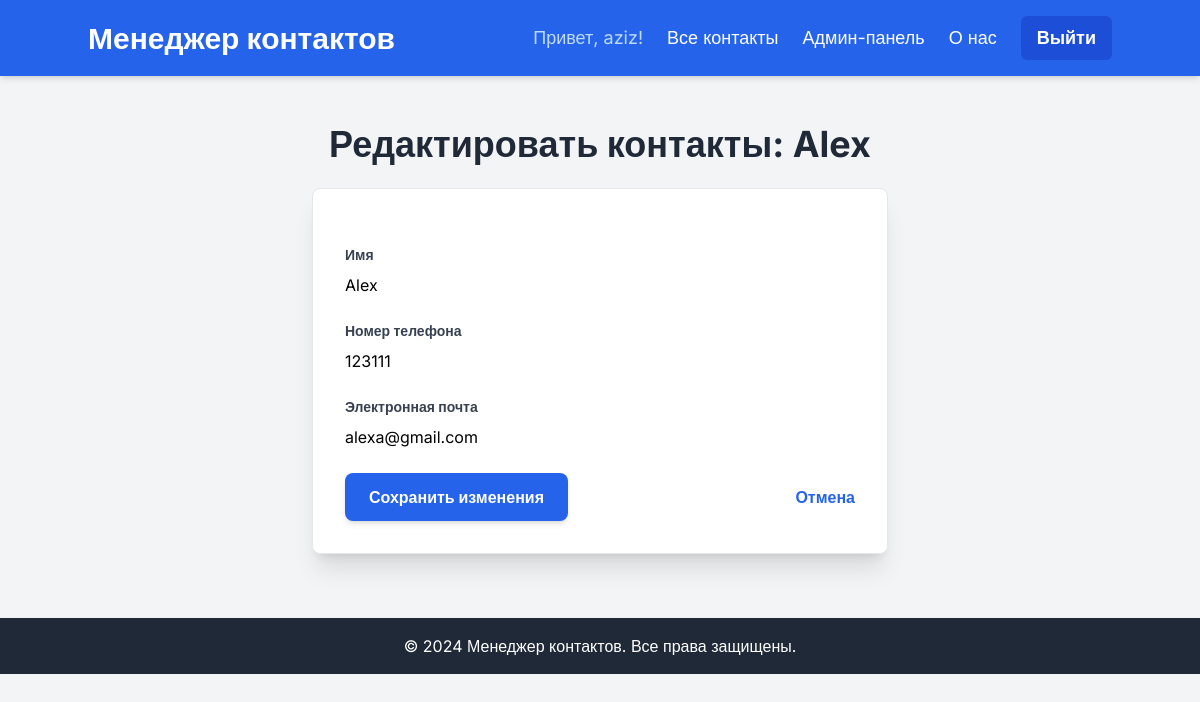
The app's page /contacts/edit/15/ (signed in) with its own data.
### contacts/models.py (models this page shows, shortened)
class Contact(models.Model):
    name = models.CharField(max_length=100)
    phone_number = models.CharField(max_length=20,unique=True)
    email = models.EmailField(unique=True)
    created_at = models.DateTimeField(auto_now_add=True)
    class Meta:
        ordering = ['name']

### contacts/views.py (the view)
# urls.py: path('edit/<int:pk>/', views.edit_contact, name='edit_contact'), # Resolves to /contacts/edit/PK/
@login_required
def edit_contact(request, pk):
    contact = get_object_or_404(Contact, pk=pk)
    if request.method == "POST":
        form = ContactForm(request.POST, instance=contact)
        if form.is_valid():
            form.save()
            return redirect('/contacts/')
    else:
            form = ContactForm(instance=contact)
    context = {
        "form": form,
        'page_title': f'Редактировать контакты: {contact.name}',
        'submit_button_text': 'Сохранить изменения',
    }
    return render(request,'contacts/edit_contact.html',context)

### contacts/forms.py
class ContactForm(forms.ModelForm):
    class Meta:
        model = Contact
        fields = ['name','phone_number','email']
        labels = {
            'name': "Имя",
            'phone_number': "Номер телефона",
            'email': 'Электронная почта'
        }
        widgets = {
            'name': forms.TextInput(attrs={'placeholder': 'Имя контакта', 'class': 'form-input'}),
            'phone_number': forms.TextInput(attrs={'placeholder': 'XXX-XXX-XXXX', 'class': 'form-input'}),
            'email': forms.EmailInput(attrs={'placeholder': 'contact@example.com', 'class': 'form-input'}),
        }

### templates/contacts/edit_contact.html (shortened to what this page needs)
{% extends 'base.html' %}
{% block page_title_block %}{{ page_title }}{% endblock %}
{% block content %}
    <div class="max-w-xl mx-auto bg-white p-8 rounded-lg shadow-xl border border-gray-200">
        <form method="post" class="space-y-6">
            {% for field in form %}
                <div class="mb-4">
                    <label for="{{ field.id_for_label }}" class="block text-gray-700 text-sm font-bold mb-2">
                        {{ field.label }}
                    </label>
                    {{ field }}
                </div>
            {% endfor %}
            <div class="flex items-center justify-between mt-6">
                <button type="submit" class="bg-blue-600 hover:bg-blue-700 text-white font-bold py-3 px-6 rounded-lg shadow-md transition duration-300 ease-in-out transform hover:scale-105 focus:outline-none focus:ring-2 focus:ring-blue-500 focus:ring-opacity-50">
                    {{ submit_button_text }}
                </button>
                <a href="{% url 'contacts:contact_list' %}" class="inline-block align-baseline font-bold text-blue-600 hover:text-blue-800 transition duration-300">
                    Отмена
                </a>
            </div>
        </form>
    </div>
{% endblock %}

### templates/base.html (shortened to what this page needs)
<!DOCTYPE html>
<html lang="ru">
<head>
    <script src="https://cdn.tailwindcss.com"></script>
</head>
<body>
    <header class="bg-blue-600 text-white p-4 shadow-md">
        <div class="container mx-auto flex justify-between items-center">
            <a href="{% url 'home' %}" class="text-3xl font-bold hover:text-blue-200 transition duration-300">
                Менеджер контактов
            </a>
            <nav>
                <ul class="flex space-x-6 text-lg items-center">
                    {% if user.is_authenticated %}
                        <li>
                            <span class="text-blue-200">Привет, {{ user.username }}!</span>
                        </li>
                        <li>
                            <a href="{% url 'contacts:contact_list' %}" class="hover:text-blue-200 transition duration-300">Все контакты</a>
                        </li>
                        <li>
                            <a href="{% url 'admin:index' %}" class="hover:text-blue-200 transition duration-300">Админ-панель</a>
                        </li>
                        <li>
                            <a href="{% url 'contacts:about' %}" class="hover:text-blue-200 transition duration-300">О нас</a>
                        </li>
                        <li>
                            <form action="{% url 'logout' %}" method="post" class="inline">
                                <button type="submit" class="bg-blue-700 hover:bg-blue-800 text-white font-bold py-2 px-4 rounded-md transition duration-300 ease-in-out transform hover:scale-105 focus:outline-none focus:ring-2 focus:ring-blue-500 focus:ring-opacity-50">
                                    Выйти
                                </button>
                            </form>
                        </li>
                    {% endif %}
                </ul>
            </nav>
        </div>
    </header>
    <main class="container mx-auto mt-8 p-4">
        <h1 class="text-4xl font-bold text-gray-800 mb-6 text-center">{% block page_title_block %}{% endblock %}</h1>
        {% block content %}
        {% endblock %}
    </main>
    <footer class="bg-gray-800 text-white p-4 mt-12 text-center">
        <div class="container mx-auto">
            <p>&copy; 2024 Менеджер контактов. Все права защищены.</p>
        </div>
    </footer>
</body>
</html>

### templates/base.html (style rules this page uses)
body { font-family: 'Inter', sans-serif; background-color: #f3f4f6; }

### templates/contacts/edit_contact.html (style rules this page uses)
.form-input { @apply shadow appearance-none border rounded w-full py-2 px-3 text-gray-700 leading-tight focus:outline-none focus:shadow-outline focus:border-blue-500; }

### records on screen
Contact: form "Alex" "123111" "alexa@gmail.com"

### other values on screen
{{ user.username }} "aziz"
{{ page_title }} "Редактировать контакты: Alex"
{{ field.label }} "Имя" "Номер телефона" "Электронная почта"
{{ submit_button_text }} "Сохранить изменения"
